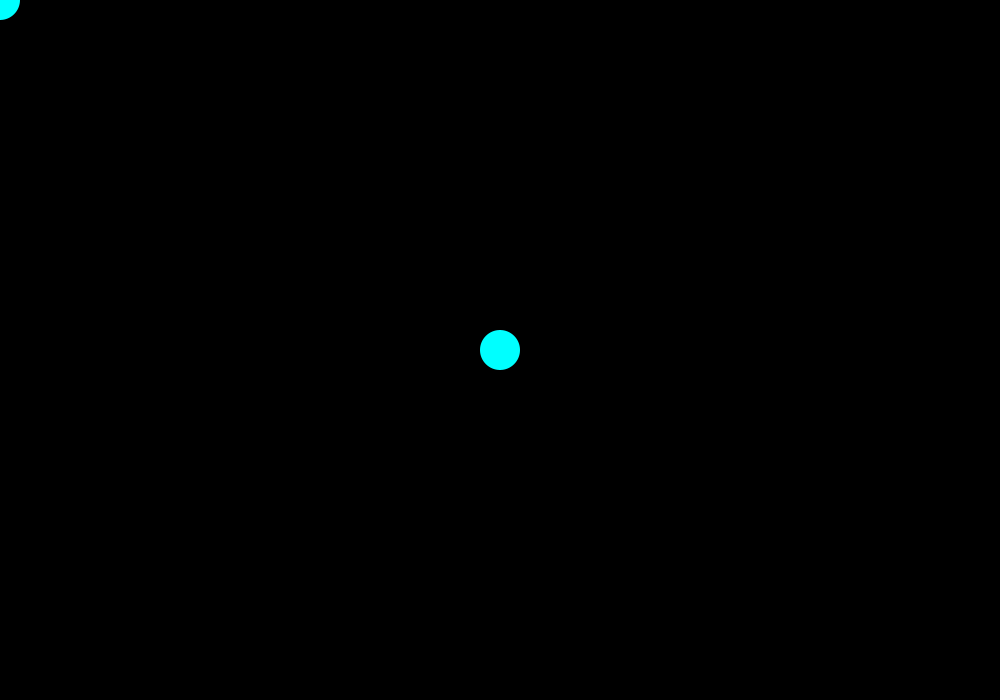
Frame 1 (no input)
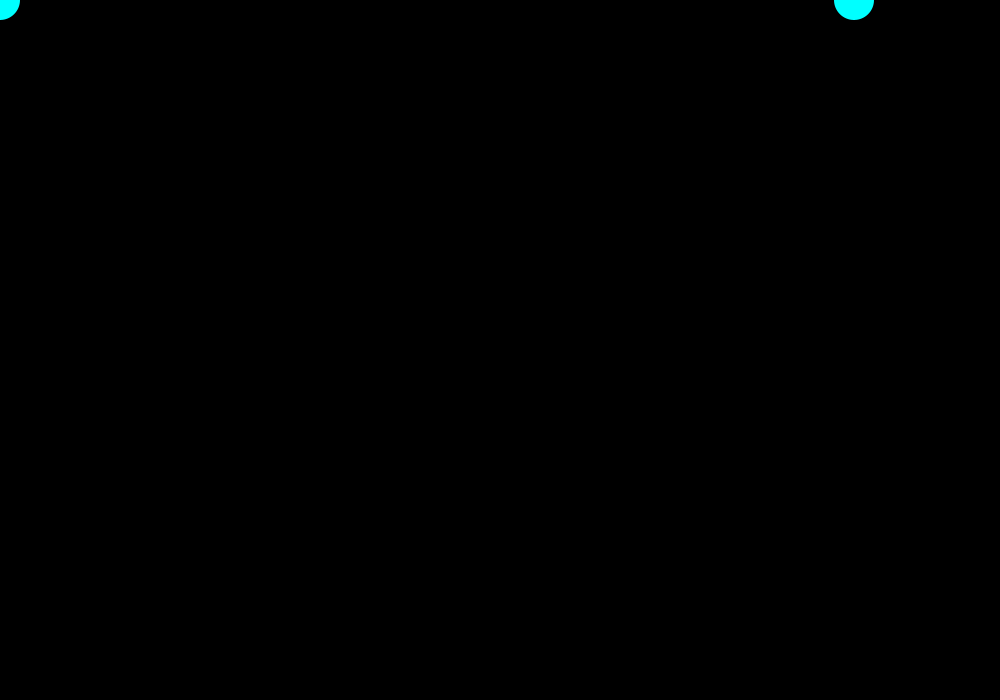
Frame 60 (the mouse pressed at the canvas centre just before this capture)
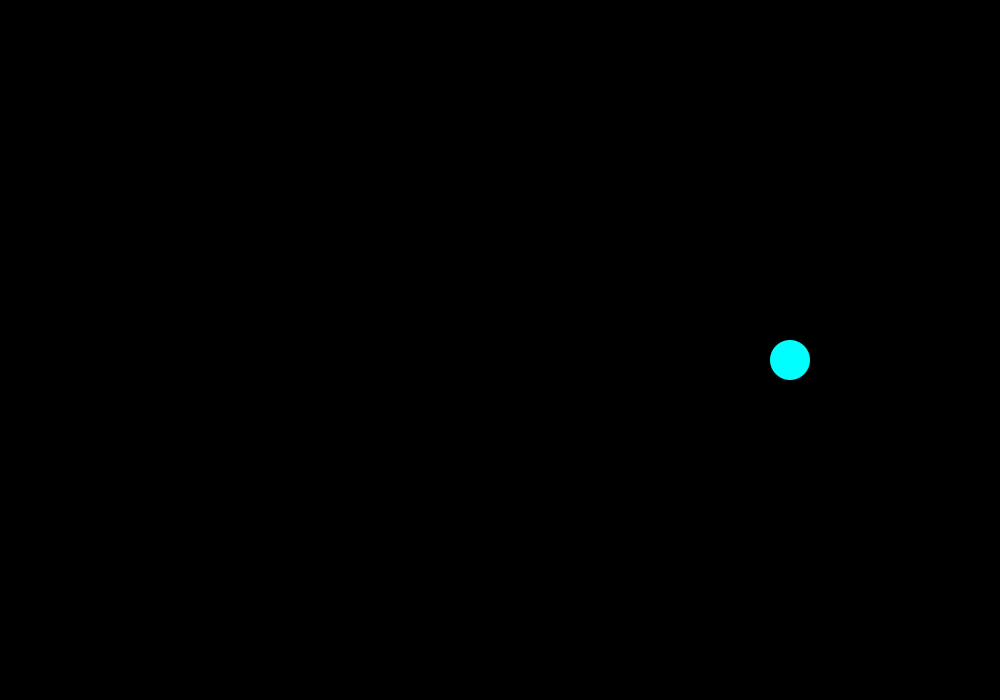
Frame 120 (the mouse held since frame 60 and released just before this capture)

The Processing sketch that drew these frames (run headless with seeded random() and noise(); from frame 60 on, the mouse is pressed at the canvas centre):

// Processing sketch: processing_67630
// ── processing_67630.pde

float circleX = 500;
float circleY = 350;
float moveX = 6;
float moveY = -6;


void setup(){
 smooth();
 size(1000, 700);
 noStroke();
 
  
}

void draw(){
  background(0);
  
  
  
 
  fill(0, 255, 255);
  
  ellipse(circleX, circleY, 40, 40);
  circleX= circleX + moveX;
  circleY = circleY + moveY;
  
  if(circleX > width){
    circleX = width;
    moveX = -moveX;
  } 
  if(circleY > height){
    circleY = height;
    moveY = -moveY;
  }
   if(circleX < 0){
   circleX = 0;
   moveX = - moveX;
   
  }
  if(circleY < 0){
    circleY = 0;
    moveY = -moveY;
    
  }
  
  
if(mousePressed == true){
  
}else{
  
  
  fill(0, 255, 255);
  
  ellipse(mouseX, mouseY, 40, 40);
  
  
    
  
  
}  
}
